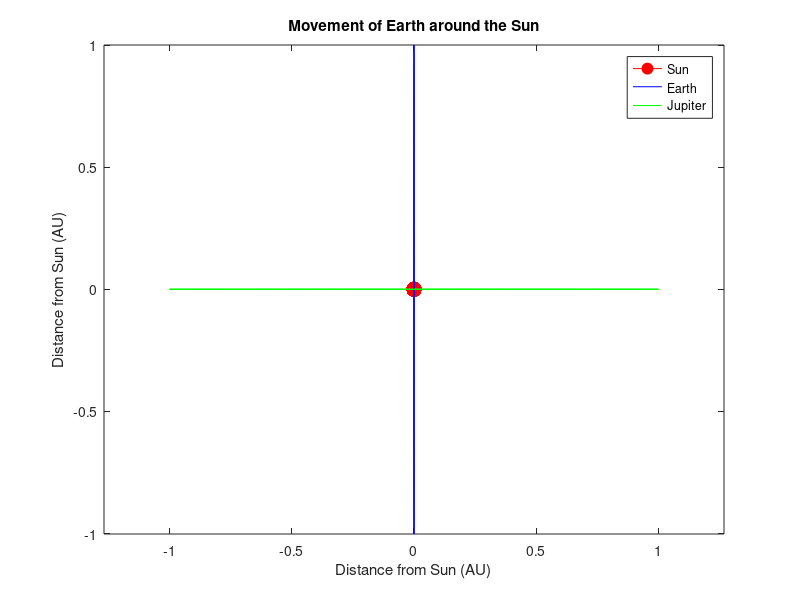

Write the MATLAB code that produced this figure.
clear all
% close all
A=importdata('pos.dat');
time=A(:,1);
xSun=A(:,3);
ySun=A(:,4);
origo=[0 0];
xEarth=A(:,5);
yEarth=A(:,6);
xJupiter=A(:,7);
yJupiter=A(:,8);

figure(1);
% hold all
plot(xSun,ySun,'-or','MarkerSize',10,'MarkerFaceColor','r')
hold on
plot(xEarth,yEarth,'-b')
plot(xJupiter,yJupiter,'-g')
% plot(origo,origo,'or','MarkerSize',10,'MarkerFaceColor','r')
% plot(xSun(end),ySun(end),'xb')
% xlim([0 60])
legend('Sun', 'Earth','Jupiter')
title('Movement of Earth around the Sun')
ylabel('Distance from Sun (AU)')
xlabel('Distance from Sun (AU)')
% xlim([-1.2 1.2])
% ylim([-1.2 1.2])
axis equal
hold off

SunDist='Max distance traveled by Sun (AU) = '
SunDist=max(xSun)-min(xSun)
% figure(2);
% plot(time,xEarth,'b');
% hold on
% plot(time,yEarth,'r');
% legend('xEarth','yEarth')
% title('Velocity of Earth')
% xlabel('time (yr)')
% ylabel('Speed (AU/yr)')
% hold off
% 
% figure(3);
% plot(time,xJupiter,'b');
% hold on
% plot(time,yJupiter,'r');
% legend('axEarth','ayEarth')
% title('Acceleration of Earth')
% xlabel('time (yr)')
% ylabel('Acceleration (AU/yr^2)')
% hold off

% saveas(1, 'Without_repulsion_w0_01', 'png')